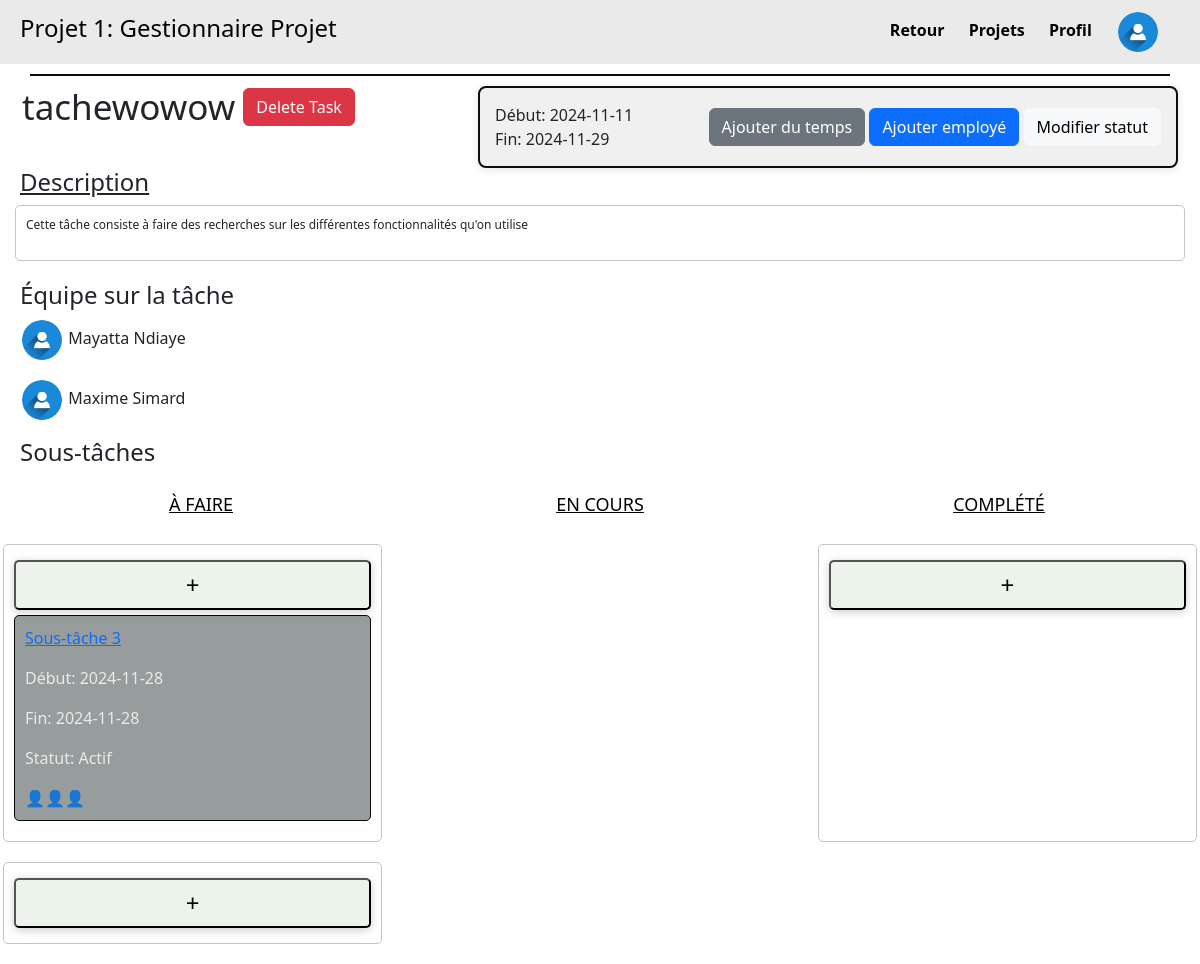
The app's page /projet/1/tache/9 with its own data.
### tables this page shows
CREATE TABLE Projet_proj (
    proj_id INTEGER PRIMARY KEY,
    proj_clnt_id INTEGER NOT NULL,
    proj_etat_etat INTEGER NOT NULL,
    proj_emp_id INTEGER NOT NULL,
    proj_nom TEXT NOT NULL,
    proj_dateDebut DATE,
    proj_dateFin DATE,
    proj_isTemplate BOOLEAN,
    FOREIGN KEY (proj_clnt_id) REFERENCES Client_clnt(clnt_id),
    FOREIGN KEY (proj_etat_etat) REFERENCES Etat_etat(etat_id),
    FOREIGN KEY (proj_emp_id) REFERENCES Employee_emp(emp_id)
);

CREATE TABLE Tache_tch (
    tch_id INTEGER PRIMARY KEY,
    tch_proj_id INTEGER NOT NULL,
    tch_etat_etat INTEGER NOT NULL,
    tch_parent INTEGER,
    tch_nom TEXT NOT NULL,
    tch_dateDebut DATE,
    tch_dateFin DATE,
    FOREIGN KEY (tch_proj_id) REFERENCES Projet_proj(proj_id),
    FOREIGN KEY (tch_etat_etat) REFERENCES Etat_etat(etat_id),
    FOREIGN KEY (tch_parent) REFERENCES Tache_tch(tch_id)
);

CREATE TABLE Etat_etat (
    etat_id INTEGER PRIMARY KEY,
    etat_nom TEXT NOT NULL
);

### main.py (the view)
@app.route('/projet/<int:proj_id>/tache/<int:task_id>', methods=['GET', 'POST'])
def tache(proj_id, task_id):
    projet = get_projet_by_id(proj_id)
    if projet is None:
        return "Project not found", 404  # Or render a custom 404 page
    tache = get_tache_by_id(task_id)
    if tache is None:
        return "Task not found", 404  # Or render a custom 404 page
    sousTaches = get_soustaches_by_tache(task_id)
    listeEmploye = get_employes()
    print("Taches data:", tache)  # Debug print to see the data structure
    return render_template('Taches.html', projet=projet, tache=tache, sousTaches = sousTaches,employes=listeEmploye)

### main.py (called while the page is built)
def get_db():                           #connexion à la base de données
    conn = sqlite3.connect(DB)
    conn.row_factory = sqlite3.Row  # Allows us to access rows by column name
    return conn

def get_employes():
    conn = get_db()
    cursor = conn.cursor()
    cursor.execute("SELECT emp_id AS id, emp_prenom AS prenom, emp_nom AS nom, emp_courriel AS courriel, emp_telephone AS telephone, emp_role_id AS idRole FROM Employee_emp;")  # Adjust columns as needed
    employes = cursor.fetchall()
    conn.close()
    return employes

def get_soustaches_by_tache(task_id):
    conn = sqlite3.connect(DB)  # Connect to the database
    cursor = conn.cursor()
    query = """
    SELECT
        Tache_tch.tch_id AS id,
        Tache_tch.tch_proj_id AS projet_id,
        Etat_etat.etat_nom AS statut,  -- Get the status name instead of its ID
        Tache_tch.tch_nom AS nom,
        Tache_tch.tch_dateDebut AS dateDebut,
        Tache_tch.tch_dateFin AS dateFin
    FROM Tache_tch
    LEFT JOIN Etat_etat ON Tache_tch.tch_etat_etat = Etat_etat.etat_id  -- Join with the Etat_etat table
    WHERE Tache_tch.tch_parent = ?
    """
    cursor.execute(query, (task_id,))
    taches = cursor.fetchall()
    conn.close()
    return taches

### templates/Taches.html (shortened to what this page needs)
<!DOCTYPE html>
<html lang="fr">
  <head>
    <link
      rel="stylesheet"
      href="{{ url_for('static', filename='css/tache.css') }}"
    />
    <link
      href="https://cdn.jsdelivr.net/npm/bootstrap@5.3.3/dist/css/bootstrap.min.css"
      rel="stylesheet"
    />
  </head>
  <body>
    <div class="header">
      <h4>{{ projet[4] }}</h4>
      <div class="menu">
        <a href="{{ url_for('projet', id=projet[0]) }}" class="highlight-link"
          >Retour</a
        >
        <a href="{{ url_for('listeProjets') }}" class="highlight-link"
          >Projets</a
        >
        <a href="{{ url_for('profil') }}" class="highlight-link">Profil</a>
        <a href="#" class="user-icon">
          <img
            src="{{ url_for('static', filename='images/icon_utiliateur.jpg') }}"
            alt="User Icon"
            width="40"
            height="40"
        /></a>
      </div>
    </div>
    <div class="divider"></div>
    <div class="container-fluid d-flex justify-content-between">
      <div class="tache-titre" style="padding-right: 20px;">
        <div class="d-flex align-items-center">
          <h4 class="mb-0 me-2" style="font-size: 35px;">{{ tache[3] }}</h4>
          <form method="POST" action="{{ url_for('delete_tache', projid=projet[0], tacheid=tache[0]) }}" class="mb-0">
            <button type="submit" class="btn btn-danger">Delete Task</button>
          </form>
        </div>
      </div>
      <div class="project-details gap-4">
        <div class="part3">
          <p>Début: {{ tache[4] }}</p>
          <p>Fin: {{ tache[5] }}</p>
        </div>
        <div class="column2">
          <button type="button" class="btn btn-secondary">
            Ajouter du temps
          </button>
          <button type="button" onclick="showAddEmployeForm()" class="btn btn-primary">
            Ajouter employé
          </button>
          <button type="button" class="btn btn-light">
            Modifier statut
          </button>
        </div>
      </div>
    </div>
    <h4 class="description">Description</h4>
      <div class="column">
        <p style="font-size: 12px">
          Cette tâche consiste à faire des recherches sur les différentes
          fonctionnalités qu'on utilise
        </p>
      </div>
      <div class="equipe">
        <h4>Équipe sur la tâche</h4>
        {% if tache and tache['employes'] %}
          {% for employe in tache['employes'] %}
            <p>
              <a href="#" class="user-icon">
                <img src="{{ url_for('static', filename='images/icon_utiliateur.jpg') }}" alt="User Icon" width="40" height="40" />
              </a>
              {{ employe }}
            </p>
          {% endfor %}
        {% else %}
          <p>Aucun employé n'est assigné à cette tâche.</p>
        {% endif %}
      </div>
        <h4 class="equipe">Sous-tâches</h4>
        <div class="task-status">
          <h4 class="A_faire">À FAIRE</h4>
          <h4 class="en_cours">EN COURS</h4>
          <h4 class="complete">COMPLÉTÉ</h4>
        </div>
        <div class="tasks-container row">
          <div
            class="column col-12 col-md-4"
            ondrop="drop(event)"
            ondragover="allowDrop(event)"
          >
            <button class="add-button" onclick="showTaskForm()">+</button>
            {% for sousTache in sousTaches %}
            <div
              class="task"
              id="task{{ tache[0] }}"
              draggable="true"
              ondragstart="drag(event)"
            >
              <a href="{{ url_for('tache', proj_id=projet[0], task_id=sousTache[0]) }}">
                <p>{{ sousTache[3] }}</p>
              </a>
              <p>Début: {{ sousTache[4] }}</p>
              <p>Fin: {{ sousTache[5] }}</p>
              <p>Statut: {{ sousTache[2] }}</p>
              <div class="icons">👤👤👤</div>
            </div>
            {% endfor %}
          </div>
          <div
            class="column col-12 col-md-4"
            ondrop="drop(event)"
            ondragover="allowDrop(event)"
          >
            <button class="add-button" onclick="showTaskForm()">+</button>
          </div>
          <div
            class="column col-12 col-md-4"
            ondrop="drop(event)"
            ondragover="allowDrop(event)"
          >
            <button class="add-button" onclick="showTaskForm()">+</button>
          </div>
        </div>
  </body>
</html>

### static/css/tache.css (style rules this page uses)
body { font-family: Arial, sans-serif; margin: 0; padding: 0; background: #eaeaea; background-size: cover; }
.header { display: flex; justify-content: space-between; align-items: center; background-color: #eaeaea; padding: 10px 20px; color: #030303; }
.divider { width: 95%; height: 2px; background-color: #0c0e0c; margin: 10px auto; }
h4.description { text-decoration: underline; margin-left: 20px; }
.tache-titre { text-align: left; margin-left: 10px; }
.add-button { width: 100%; height: 50px; background-color: #ebf3eb; color: rgb(7, 6, 6); font-size: 24px; border-radius: 5px; cursor: pointer; margin-top: 5px; box-shadow: 0 2px 10px rgba(0, 0, 0, 0.2); margin-bottom: 5px; }
.part1, .part2, .part3 { display: flex; flex-direction: column; }
.part1 p, .part2 p, .part3 p { margin: 0; }
.highlight-link { position: relative; text-decoration: none; color: #a80c67; padding: 5px 0; }
.menu a { margin-right: 20px; text-decoration: none; color: #020202; font-weight: bold; }
.user-icon { display: inline-block; font-size: 20px; border: 2px solid transparent; background-color: transparent; border-radius: 50%; margin-top: auto; vertical-align: middle; border-radius: 100%; overflow: hidden; margin: 0; padding: 0; }
.project-details { top: 20px; right: 20px; width: 100%; margin-right: 10px; max-width: 700px; background-color: #f0f0f0; border: 2px solid #0f0f0f; border-radius: 8px; padding: 15px; box-shadow: 0 2px 10px rgba(3, 3, 3, 0.1); display: flex; justify-content: space-between; align-items: center; }
.column { width: 100%; background-color: transparent; padding: 1px; border: 1px solid #c5c2c2; border-radius: 5px; margin-bottom: 20px; }
.column.col-12.col-md-4 { width: 31%; background-color: transparent; padding: 10px; border-radius: 5px; }
.task { background-color: #979c9c; padding: 10px; margin-bottom: 10px; border-radius: 5px; border: 1px solid #080808; color: #eaeaea; cursor: move; }
.icons { display: flex; justify-content: flex-start; }
.task-status { display: flex; justify-content: space-evenly; margin-bottom: 20px; flex-wrap: wrap; }
.tasks-container { flex-wrap: wrap; justify-content: space-between; padding: 0; }
.tasks-container.row { padding: 0; }
.A_faire, .en_cours, .complete { margin-top: 20px; font-size: 18px; color: #020202; text-decoration: underline; text-align: center; width: 100%; }
@media (min-width: 576px) { .A_faire, .en_cours, .complete { width: auto; } }
.tasks-container { display: flex; flex-wrap: wrap; justify-content: space-between; padding: 20px; }
.column { width: auto; background-color: transparent; padding: 10px; border: 1px solid #c5c2c2; border-radius: 5px; margin-bottom: 20px; margin-left: 15px; margin-right: 15px; }
.equipe { width: 100%; margin-left: 20px; }
@media (min-width: 768px) { .A_faire, .en_cours, .complete { width: 33%; } }

### records on screen
Projet_proj: proj_nom "Projet 1: Gestionnaire Projet"
Tache_tch: tch_nom "tachewowow", tch_dateDebut "2024-11-11", tch_dateFin "2024-11-29"
Tache_tch: tch_nom "Sous-tâche 3", tch_dateDebut "2024-11-28", tch_dateFin "2024-11-28", etat_nom "Actif"

### other values on screen
{{ employe }} "Mayatta Ndiaye" "Maxime Simard"
